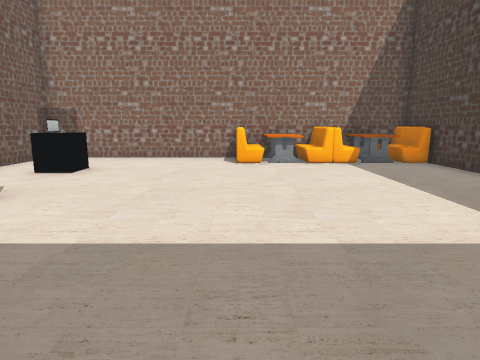
[1] (above)

12 first-person views from a walk through a 3-D level made in the Unity game engine. The camera is 1.3 m above the floor, tilts 10° down and sees 75° across. The floor is counted in squares, 1 m on a side. Each view is taken from the middle of a square. On the plan, view 1 faces up. The plan holds only what a view shows up to about 14 squares ahead; the rest is blank. Some animated figures are not drawn. Some surface patterns are stand-ins.

[2]
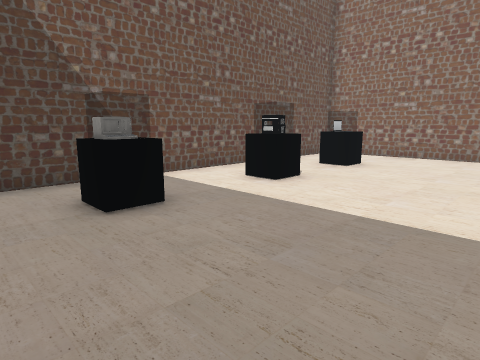

[3]
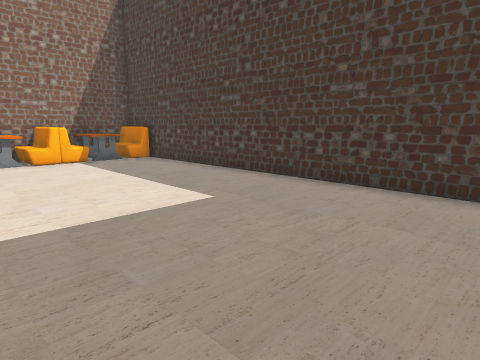

[4]
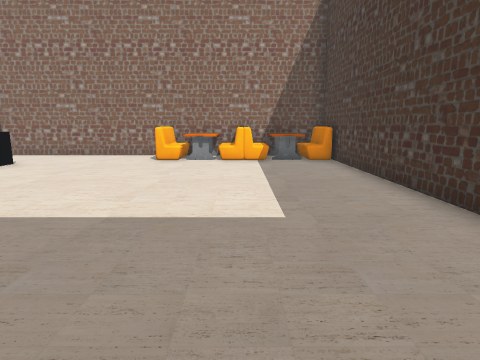

[5]
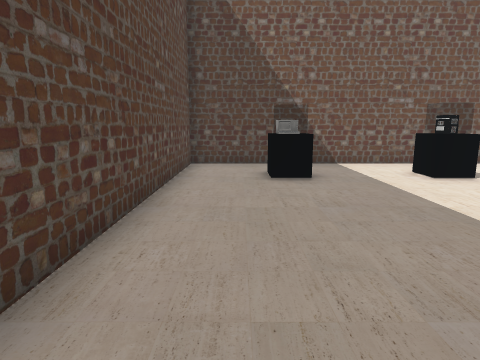

[6]
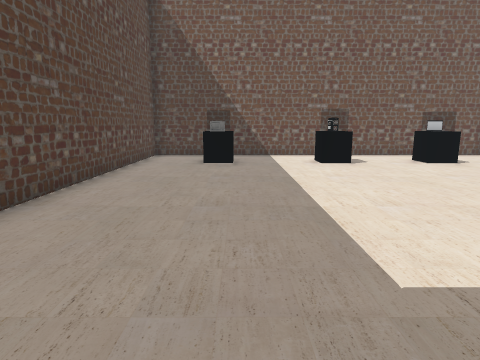

[7]
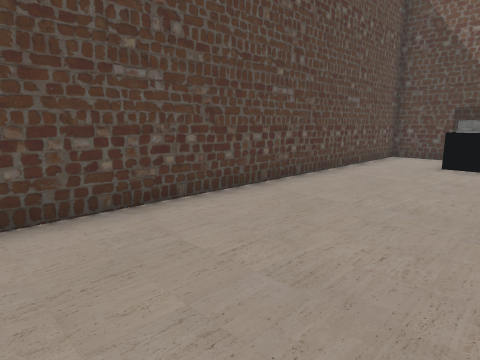

[8]
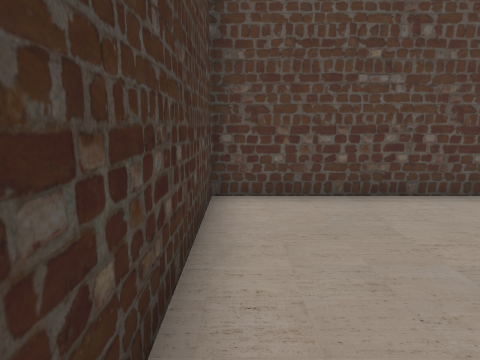

[9]
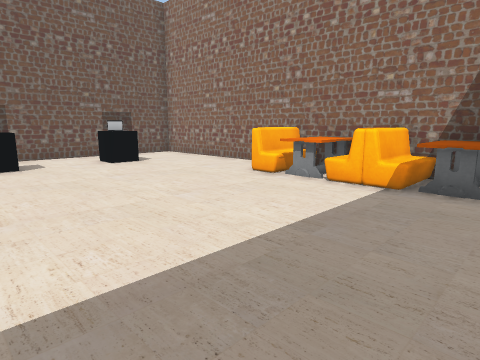

[10]
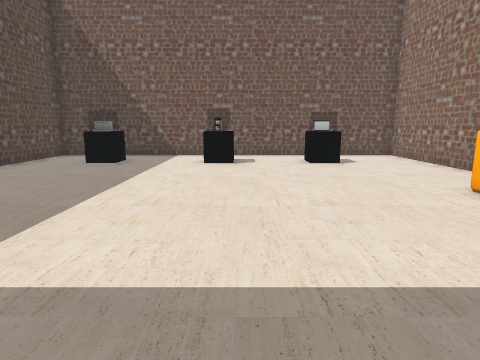

[11]
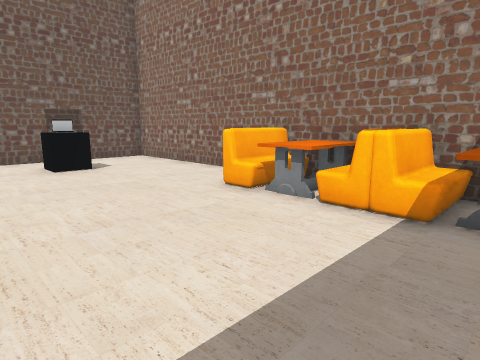

[12]
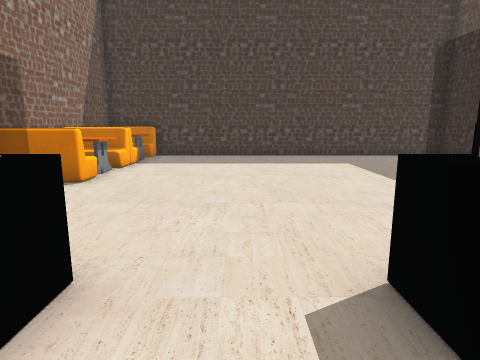

### Floor plan
Points are (right, up) in squares from view 1. A wall is a line through its corners. A room is listed if a view was taken in it or the views show most of it. See-through windows are left out.
Room 1 (views 1, 2, 3, 4, 5, 6, 7, 8, 9, 10, 11, 12)
walls: (-7.6, -1.7) (6.5, -1.7) (6.5, 12.6) (-7.6, 12.6) (-7.6, -1.7)
low walls: (1.6, 10.7) (0.9, 10.7); (2.1, 10.5) (0.9, 10.5) (0.9, 11); (4.9, 10.7) (4.4, 10.7); (5.4, 10.5) (4.1, 10.5)
objects: other object (-5, 1) to (-5, 2); other object (-5, 5) to (-5, 6); other object (-5, 9); other object (0, 11) to (0, 13); other object (3, 11) to (3, 12); other object (6, 11) to (6, 12)

Positions as (right, up) in squares from view 1, and headings:
1: (0, 0), facing up
2: (0, -1), facing up-left
3: (0, -1), facing up-right
4: (3, -1), facing up
5: (3, 0), facing left
6: (6, 2), facing left
7: (6, 3), facing down-left
8: (6, 4), facing down
9: (6, 4), facing up-left
10: (6, 6), facing left
11: (5, 6), facing up-left
12: (-7, 7), facing right
